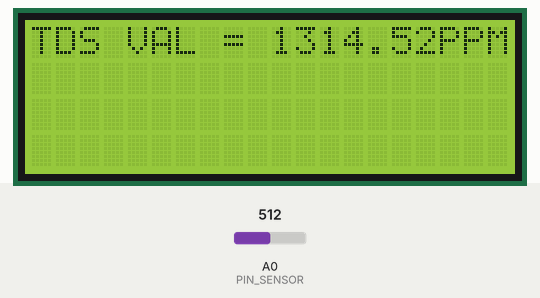
A sketch run on a simulated Arduino Uno, built with avr-gcc and run on an emulated ATmega328P. Parts: 20×4 character LCD. The inputs (shaded band) are chosen by the test bench; at power-on: A0 (PIN_SENSOR) = 512. What the sketch prints to the serial monitor is not drawn.

Above: at 1.2 s.
1.3 s: A0 (PIN_SENSOR) set to 716
At 3.0 s:
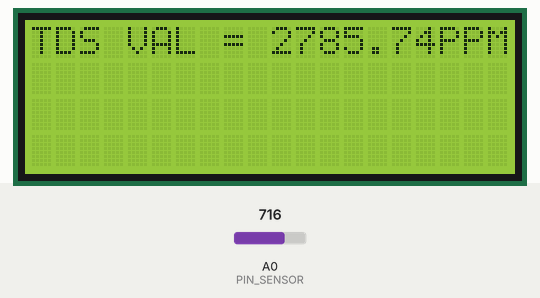
3.6 s: A0 (PIN_SENSOR) set to 900
At 5.1 s:
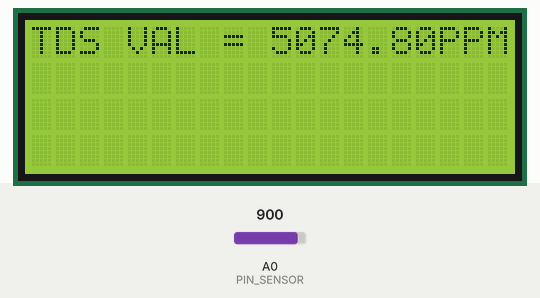
5.6 s: A0 (PIN_SENSOR) set to 1023
At 7.2 s:
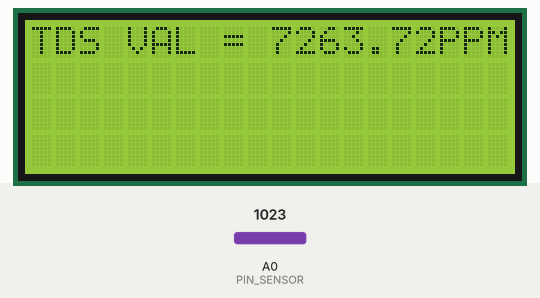
Timing chart, 0 to 8.7 s (numbered marks = the images above; inputs shaded):
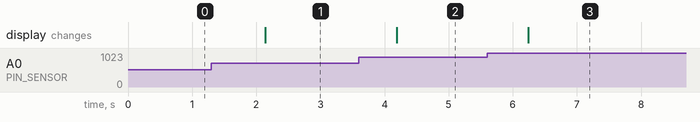

The sketch:

Sensor_TDS_Seeed_Studio.ino
```cpp
#include <Wire.h>
#include <LiquidCrystal_I2C.h>

#define TAMPIL_SERIAL true
#define PIN_SENSOR A0

LiquidCrystal_I2C lcd(0x27, 20, 4);

int sensorValue = 0;
float tdsValue = 0;
float voltage = 0;

void setup() {
#if TAMPIL_SERIAL
  Serial.begin(9600);
#endif

  lcd.init();
  lcd.backlight();
  lcd.clear();
}


void loop() {
  lcd.clear();
  sensorValue = analogRead(PIN_SENSOR);
  voltage = sensorValue * 5 / 1024.0; // Mengkonversi nilai analog ke voltage

  // Mengkonversi nilai voltage ke nilai TDS
  tdsValue = (133.42 * voltage * voltage * voltage - 255.86 * voltage * voltage + 857.39 * voltage) * 0.5;

#if TAMPIL_SERIAL
  Serial.print("TDS Value = ");
  Serial.print(tdsValue);
  Serial.println(" ppm");
#endif

  lcd.setCursor(0, 0);
  lcd.print("TDS VAL =");
  lcd.setCursor(10, 0);
  lcd.print(tdsValue);

  if (tdsValue < 10) {
    lcd.setCursor(15, 0);
  }
  else if (tdsValue >= 10 && tdsValue < 100) {
    lcd.setCursor(16, 0);
  }
  else {
    lcd.setCursor(17, 0);
  }
  lcd.print("PPM");

  delay(1000);
}
```

Measured:
- after the input at 1.3 s, the display: changes after 0.84 s (image 1)
- after the input at 3.6 s, the display: changes after 0.59 s (image 2)
- after the input at 5.6 s, the display: changes after 0.64 s (image 3)
